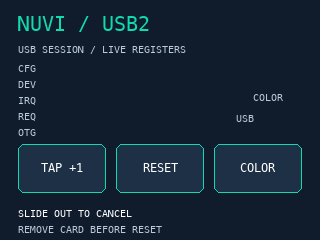
#> input picture experiments/usb2/preview.png, 320 x 240 px
$ python make_usb3_probe.py
#> lines starting #> are read from the running program, lines starting #| are printed output that depends on the picture
"""Correct EP0 completion order; preserve old payloads and add request tracing."""
from pathlib import Path
import struct
from PIL import Image,ImageDraw,ImageFont
ROOT=Path(__file__).resolve().parents[1]
out=ROOT/'experiments/usb3'
out.mkdir(parents=True,exist_ok=True)
im=Image.open(ROOT/'experiments/usb2/preview.png').convert('RGB')
#> im is the input picture: PIL image 320x240 RGB; mean R, G, B 22, 37.4, 53.1
d=ImageDraw.Draw(im)
font='/System/Library/Fonts/Menlo.ttc'
d.rectangle((18,12,250,56),fill='#101b2b')
d.text((18,12),'NUVI / USB3',font=ImageFont.truetype(font,20),fill='#13d9b0')
d.text((18,43),'CONTROL TRANSFER / LAST REQUEST',font=ImageFont.truetype(font,10),fill='#b9cadb')
d.rectangle((18,60,124,141),fill='#101b2b')
for y,label in zip((62,78,94,110,126),('DEV','CMD','VAL','IDX','LEN')):
    d.text((18,y),label,font=ImageFont.truetype(font,10),fill='#b9cadb')
d.text((136,62),'TX',font=ImageFont.truetype(font,10),fill='#b9cadb')
d.text((136,120),'REQ',font=ImageFont.truetype(font,10),fill='#b9cadb')
im.save(out/'preview.png')
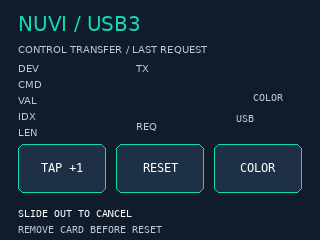
#> saved as preview.png: PIL image 320x240 RGB; mean R, G, B 22.3, 37.8, 53.4
(out/'screen.rgb565').write_bytes(b''.join(struct.pack('<H',((r>>3)<<11)|((g>>2)<<5)|(b>>3)) for r,g,b in im.getdata()))
#> (the run stopped early here; a loop or call above may not have finished)
